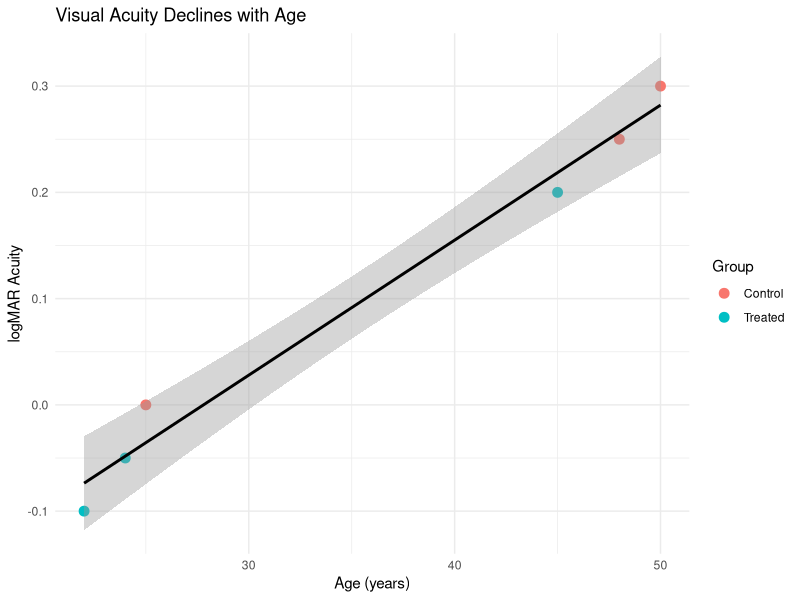
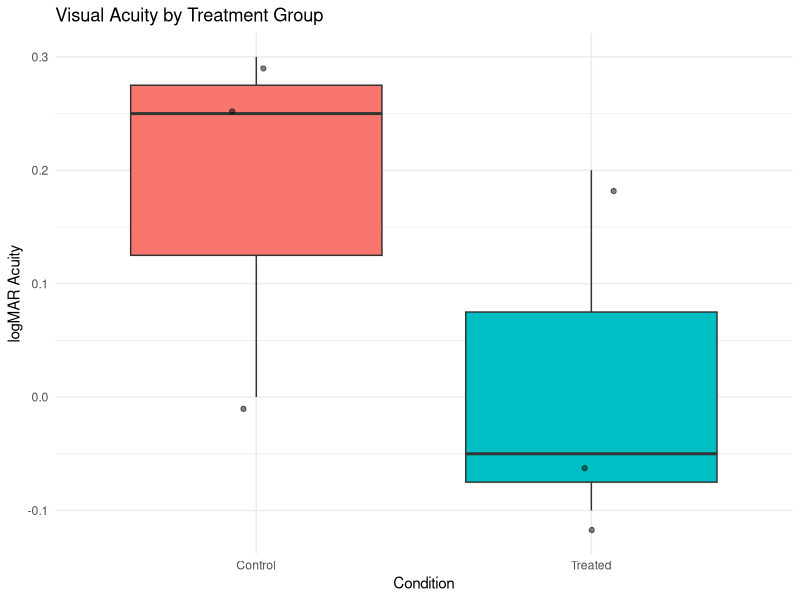

The R source for these figures, in order: (Note: this script raises an error after producing the figures.)
# BIOSTATS 1: Introduction to R for Vision Science
# This script provides an introduction to R programming and syntax for novices,
# with a focus on applications in vision science.

# --- 1. SETUP ---

# It's good practice to start with a clean environment.
# The following command removes all objects from your current R session.
rm(list = ls())

# We'll be using several packages. The 'tidyverse' is a collection of packages
# for data science. 'psych' is useful for psychological research, and 'pwr'
# is for power analysis.
# You only need to install packages once.
# install.packages("tidyverse")
# install.packages("psych")
# install.packages("pwr")

# Load the packages for this session.
library(tidyverse)
library(psych)
library(pwr)


# --- 2. R AS A CALCULATOR ---

# R can perform basic arithmetic.
5 + 3
10 / 2

# You can assign values to variables using the `<-` operator.
# Let's imagine we're working with contrast values.
weber_contrast <- (120 - 100) / 100
michelson_contrast <- (120 - 100) / (120 + 100)

# R is case-sensitive.
Contrast <- 0.5
contrast <- 0.1

# R has many built-in mathematical functions.
log10(2.0) # log base 10
sqrt(16) # square root
round(3.14159, 2) # round to 2 decimal places

# Use `?` to get help on any function.
?log10


# --- 3. DATA STRUCTURES ---

# The most common data structures are vectors and data frames (or tibbles).

## Vectors
# A vector is a one-dimensional sequence of data elements of the same type.
reaction_times_ms <- c(250, 275, 260, 300, 280)
conditions <- c("High Contrast", "Low Contrast")

## Tibbles (Modern Data Frames)
# A tibble is a two-dimensional data structure where columns can have different types.
# This is how you'll usually store your experimental data.
# Let's create a tibble with some hypothetical visual acuity data.
acuity_data <- tribble(
  ~participant, ~age, ~logMAR, ~condition,
  "P01", 22, -0.1, "Treated",
  "P02", 25, 0.0, "Control",
  "P03", 45, 0.2, "Treated",
  "P04", 50, 0.3, "Control",
  "P05", 24, -0.05, "Treated",
  "P06", 48, 0.25, "Control"
)

# You can access a column using the `$` operator.
acuity_data$logMAR


# --- 4. DATA WRANGLING WITH DPLYR ---

# `dplyr` provides intuitive "verbs" for data manipulation.

# `filter()`: Select rows based on a condition.
# Let's find participants in the "Treated" group.
treated_group <- filter(acuity_data, condition == "Treated")

# `select()`: Choose specific columns.
participant_acuity <- select(acuity_data, participant, logMAR)

# `mutate()`: Create new columns.
# Let's convert logMAR to an approximate Snellen fraction.
acuity_data_with_snellen <- mutate(acuity_data,
                                   snellen_denominator = 20 * 10^logMAR)

# `summarize()`: Collapse a data frame to a single row of summary statistics.
# Let's get the mean and standard deviation of logMAR acuity.
acuity_summary <- summarize(acuity_data,
                            mean_logMAR = mean(logMAR),
                            sd_logMAR = sd(logMAR))


## The Pipe Operator: `%>%`
# The pipe operator chains commands together, making your code easier to read.
# It takes the output of the left side and "pipes" it as the first input to the right side.

# Let's get the mean logMAR for participants over 40.
mean_acuity_over_40 <- acuity_data %>%
  filter(age > 40) %>%
  summarize(mean_logMAR = mean(logMAR))


# --- 5. DATA VISUALIZATION WITH GGPLOT2 ---

# `ggplot2` is a powerful package for creating plots based on the "Grammar of Graphics."

# A scatter plot of age vs. logMAR acuity.
ggplot(data = acuity_data, aes(x = age, y = logMAR)) +
  geom_point(size = 3, aes(color = condition)) +
  geom_smooth(method = "lm", color = "black") +
  labs(title = "Visual Acuity Declines with Age",
       x = "Age (years)",
       y = "logMAR Acuity",
       color = "Group") +
  theme_minimal()

# A boxplot comparing the two conditions.
ggplot(data = acuity_data, aes(x = condition, y = logMAR, fill = condition)) +
  geom_boxplot() +
  geom_jitter(width = 0.1, alpha = 0.5) +
  labs(title = "Visual Acuity by Treatment Group",
       x = "Condition",
       y = "logMAR Acuity") +
  theme_minimal() +
  theme(legend.position = "none")


# --- 6. FUNDAMENTAL PROGRAMMING CONCEPTS ---

## `if-else` Statements
# These allow your code to make decisions.
participant_age <- 65
if (participant_age >= 60) {
  print("This participant might be at higher risk for AMD.")
} else {
  print("This participant is not in the high-risk age group for AMD.")
}

## `for` Loops
# Loops repeat a block of code. While `tidyverse` functions often avoid explicit loops,
# understanding them is fundamental.

# Let's convert each logMAR value to a Snellen denominator individually.
snellen_denominators <- c() # create an empty vector
for (i in 1:nrow(acuity_data)) {
  snellen_denominators[i] <- 20 * 10^acuity_data$logMAR[i]
}


# --- 7. BASIC STATISTICAL TESTS ---

## t-test
# Let's compare the logMAR acuity between the "Treated" and "Control" groups.
# The `t.test()` function can take a formula as input.
t_test_result <- t.test(logMAR ~ condition, data = acuity_data)
print(t_test_result)

## Correlation
# Is there a correlation between age and logMAR acuity?
correlation_result <- cor.test(~ age + logMAR, data = acuity_data)
print(correlation_result)


# --- 8. BLOCK RANDOMIZATION ---

# The `psych` package has a simple function for block randomization.
# This is useful for ensuring balanced conditions in an experiment.
# Let's create a trial list for 40 trials with two conditions ("Left Tilt", "Right Tilt").
n_trials <- 40
n_conditions <- 2
conditions <- c("Left Tilt", "Right Tilt")

randomized_list <- block.random(n = n_trials,
                                ncond = n_conditions,
                                cond.names = conditions)

# Let's view the first 10 trials.
head(randomized_list, 10)


# --- 9. POWER ANALYSIS ---

# Power analysis helps you determine the sample size needed to detect an effect.
# Let's calculate the required sample size for our t-test example.
# We'll assume a medium effect size (Cohen's d = 0.5) and desire 80% power.

power_analysis_result <- pwr.t.test(d = 0.5,
                                    sig.level = 0.05,
                                    power = 0.80,
                                    type = "two.sample")
print(power_analysis_result)

# The result indicates we need approximately 64 participants per group... more on this later.
